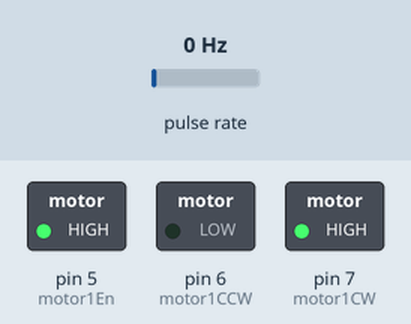
This sketch was run on a simulated Arduino Uno, built with avr-gcc and run on an emulated ATmega328P. Parts: switched loads named in the sketch (green lamp = pin HIGH). Wiring (inferred from the names in the program): pulse sensor: data pin 2. The test bench sets the inputs (shaded band); at power-on: pulse rate 0 Hz. What the sketch prints to the serial monitor is not drawn.

Above: at 0.1 s.
Timing chart, 0 to 1.6 s (numbered marks = the images above):
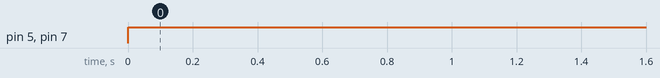

The sketch:

PID_POS_TEST_1.ino
```cpp
#include <PID_v1.h>

// L298N + DC Motors.
#define motor1En 5
#define motor1CW 7    // IN3.
#define motor1CCW 6   // IN4.

#define encoderA1 2   // Encoder A motor 1.
#define encoderB1 3   // Encoder B motor 1.

double kp1 = 2, ki1 = 0.5, kd1 = 0.2; // Adjust to tune PID control for motor 1.
double input1 = 0, output1 = 0, setpoint1 = 0;
PID m1PID(&input1, &output1, &setpoint1, kp1, ki1, kd1, DIRECT);

// Motor.
volatile long encoderValue1 = 0;
int angle = 0;
int PPR1 = 1929;   // Pulses per revolution - motor 1.

double theta1 = 360;

int reqEV1 = 0;   // Required encoder value 1 (SETPOINT).


void setup() {
  // Base motor.
  pinMode(motor1En, OUTPUT);
  pinMode(motor1CW, OUTPUT);
  pinMode(motor1CCW, OUTPUT);
  pinMode(encoderA1, INPUT_PULLUP);  // Base.
  pinMode(encoderB1, INPUT_PULLUP);

  // Encoder interrupts.
  attachInterrupt(digitalPinToInterrupt(encoderA1), encoderEvent1, HIGH); // Position.


  m1PID.SetMode(AUTOMATIC);
  m1PID.SetSampleTime(1);  // Refresh rate of PID controller.
  m1PID.SetOutputLimits(-255, 255);  // Max/min PWM values to move motor. Speed of motor.

  Serial.begin(9600);
}

void loop() {
  // Convert angle to pulse
  reqEV1 = map(theta1, 0, 360, 0, 5860);

  setpoint1 = reqEV1;
  input1 = encoderValue1;
  m1PID.Compute();
  pwmOut1(output1);

  Serial.println(encoderValue1);


}

// PWM output for motor 1.
void pwmOut1(int out) {
  if (out > 0) {                 // If reqEV > encoderValue motor will move in forward direction.
    analogWrite(motor1En, out);   // Enable motor to reach desired angle.
    forward1();
  }
  else {
    analogWrite(motor1En, abs(out));  // If reqEV < encoderValue motor will move in reverse direction.
    reverse1();
  }
}
// Encoder events.
void encoderEvent1() {
  if (digitalRead(encoderA1) == digitalRead(encoderB1)) {
    encoderValue1--;
  }
  else {
    encoderValue1++;
  }
}

void forward1() {
  digitalWrite(motor1CW, HIGH);
  digitalWrite(motor1CCW, LOW);
}

void reverse1() {
  digitalWrite(motor1CW, LOW);
  digitalWrite(motor1CCW, HIGH);
}

void halt1() {
  digitalWrite(motor1CW, LOW);
  digitalWrite(motor1CCW, LOW);
}
```

Measured:
- by itself, pin 5 (motor1En), pin 7 (motor1CW): LOW → HIGH at 0.00 s
